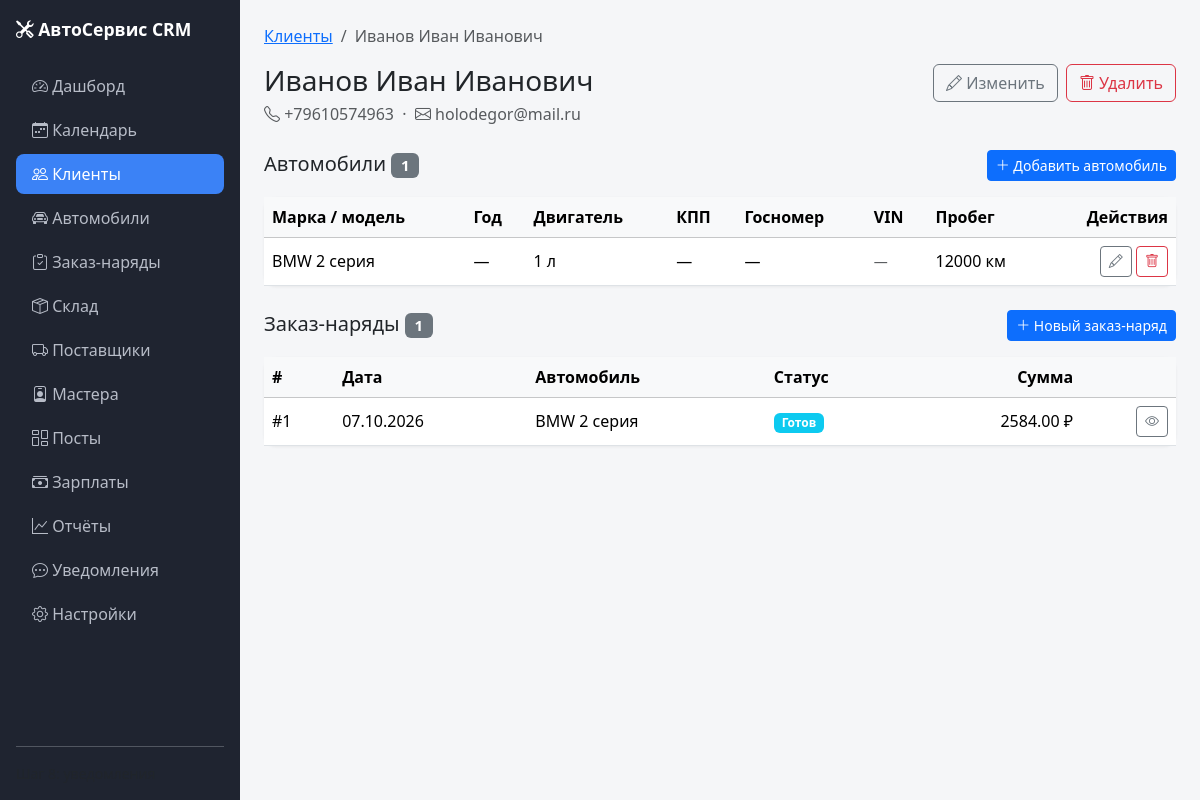
The page /clients/1 on the database its author committed.
### models.py (models this page shows, shortened)
class Client(db.Model):
    __tablename__ = "clients"
    id = db.Column(db.Integer, primary_key=True)
    full_name = db.Column(db.String(200), nullable=False)
    phone = db.Column(db.String(30), nullable=False, unique=True, index=True)
    email = db.Column(db.String(120))
    comment = db.Column(db.Text)
    created_at = db.Column(db.DateTime, default=lambda: datetime.now(timezone.utc))
    cars = db.relationship("Car", backref="client", cascade="all, delete-orphan", lazy=True, order_by="Car.id.desc()")
    orders = db.relationship("Order", backref="client", lazy=True)

class Car(db.Model):
    __tablename__ = "cars"
    id = db.Column(db.Integer, primary_key=True)
    client_id = db.Column(db.Integer, db.ForeignKey("clients.id"), nullable=False, index=True)
    brand = db.Column(db.String(80), nullable=False)
    model = db.Column(db.String(80), nullable=False)
    year = db.Column(db.Integer)
    vin = db.Column(db.String(40), index=True)
    plate = db.Column(db.String(20), index=True)
    mileage = db.Column(db.Integer)
    engine_volume = db.Column(db.String(20))
    transmission = db.Column(db.String(40))
    comment = db.Column(db.Text)
    created_at = db.Column(db.DateTime, default=lambda: datetime.now(timezone.utc))

class Order(db.Model):
    __tablename__ = "orders"
    id = db.Column(db.Integer, primary_key=True)
    client_id = db.Column(db.Integer, db.ForeignKey("clients.id"), nullable=False, index=True)
    car_id = db.Column(db.Integer, db.ForeignKey("cars.id"), nullable=False, index=True)
    status = db.Column(db.String(20), nullable=False, default="new", index=True)
    intake_mileage = db.Column(db.Integer)
    complaint = db.Column(db.Text)
    notes = db.Column(db.Text)
    created_at = db.Column(db.DateTime, default=lambda: datetime.now(timezone.utc))
    closed_at = db.Column(db.DateTime)
    car = db.relationship("Car", backref="orders")
    works = db.relationship(
        "OrderWork",
        backref="order",
        cascade="all, delete-orphan",
        lazy=True,
        order_by="OrderWork.id",
    )
    parts = db.relationship(
        "OrderPart",
        backref="order",
        cascade="all, delete-orphan",
        lazy=True,
        order_by="OrderPart.id",
    )
    @property
    def total_works(self):
        return sum((w.price or 0) for w in self.works)
    @property
    def total_parts(self):
        return sum(((p.quantity or 0) * (p.price or 0)) for p in self.parts)
    @property
    def total(self):
        return self.total_works + self.total_parts
    @property
    def status_label(self):
        return ORDER_STATUSES.get(self.status, self.status)

class OrderWork(db.Model):
    __tablename__ = "order_works"
    id = db.Column(db.Integer, primary_key=True)
    order_id = db.Column(db.Integer, db.ForeignKey("orders.id"), nullable=False, index=True)
    name = db.Column(db.String(200), nullable=False)
    hours = db.Column(db.Float, default=0)
    price = db.Column(db.Float, default=0)
    master = db.Column(db.String(120))
    master_id = db.Column(db.Integer, db.ForeignKey("masters.id"), nullable=True)
    master_obj = db.relationship("Master", backref="works")

class OrderPart(db.Model):
    __tablename__ = "order_parts"
    id = db.Column(db.Integer, primary_key=True)
    order_id = db.Column(db.Integer, db.ForeignKey("orders.id"), nullable=False, index=True)
    name = db.Column(db.String(200), nullable=False)
    quantity = db.Column(db.Float, default=1)
    price = db.Column(db.Float, default=0)
    part_id = db.Column(db.Integer, db.ForeignKey("parts.id"), nullable=True)
    written_off = db.Column(db.Boolean, default=False)
    stock_part = db.relationship("Part", backref="order_parts")

### app.py (the view)
@app.route("/clients/<int:client_id>")
def client_detail(client_id):
    client = db.session.get(Client, client_id)
    if client is None:
        abort(404)
    return render_template("clients/detail.html", client=client)

### app.py (called while the page is built)
@app.context_processor
def inject_globals():
    return {
        "ORDER_STATUSES": ORDER_STATUSES,
        "MOVEMENT_TYPES": MOVEMENT_TYPES,
        "MOVEMENT_COLORS": MOVEMENT_COLORS,
        "APPOINTMENT_STATUSES": APPOINTMENT_STATUSES,
        "APPOINTMENT_COLORS": APPOINTMENT_COLORS,
        "STATUS_COLORS": {
            "new": "secondary",
            "in_progress": "primary",
            "waiting_parts": "warning",
            "done": "info",
            "closed": "success",
            "canceled": "danger",
        },
    }

### templates/clients/detail.html (shortened to what this page needs)
{% extends "base.html" %}
{% block content %}
<nav aria-label="breadcrumb">
    <ol class="breadcrumb">
        <li class="breadcrumb-item"><a href="{{ url_for('clients_list') }}">Клиенты</a></li>
        <li class="breadcrumb-item active">{{ client.full_name }}</li>
    </ol>
</nav>
<div class="d-flex justify-content-between align-items-start mb-4">
    <div>
        <h1 class="h3 mb-1">{{ client.full_name }}</h1>
        <div class="text-muted">
            <i class="bi bi-telephone"></i> {{ client.phone }}
            {% if client.email %}
                &nbsp;·&nbsp; <i class="bi bi-envelope"></i> {{ client.email }}
            {% endif %}
        </div>
    </div>
    <div class="d-flex gap-2">
        <a href="{{ url_for('client_edit', client_id=client.id) }}"
           class="btn btn-outline-secondary">
            <i class="bi bi-pencil"></i> Изменить
        </a>
        <form method="post"
              action="{{ url_for('client_delete', client_id=client.id) }}"
              onsubmit="return confirm('Удалить клиента, все его автомобили и заказы?');">
            <button class="btn btn-outline-danger">
                <i class="bi bi-trash"></i> Удалить
            </button>
        </form>
    </div>
</div>
<div class="d-flex justify-content-between align-items-center mb-3">
    <h2 class="h5 mb-0">Автомобили <span class="badge bg-secondary">{{ client.cars|length }}</span></h2>
    <a href="{{ url_for('car_new', client_id=client.id) }}" class="btn btn-primary btn-sm">
        <i class="bi bi-plus-lg"></i> Добавить автомобиль
    </a>
</div>
<div class="card stat-card mb-4">
    <div class="table-responsive">
        <table class="table table-hover mb-0 align-middle">
            <thead class="table-light">
            <tr>
                <th>Марка / модель</th>
                <th>Год</th>
                <th>Двигатель</th>
                <th>КПП</th>
                <th>Госномер</th>
                <th>VIN</th>
                <th>Пробег</th>
                <th class="text-end">Действия</th>
            </tr>
            </thead>
            <tbody>
            {% for car in client.cars %}
                <tr>
                    <td>{{ car.brand }} {{ car.model }}</td>
                    <td>{{ car.year or "—" }}</td>
                    <td>{{ (car.engine_volume ~ " л") if car.engine_volume else "—" }}</td>
                    <td>{{ car.transmission or "—" }}</td>
                    <td>{{ car.plate or "—" }}</td>
                    <td><small class="text-muted">{{ car.vin or "—" }}</small></td>
                    <td>{{ (car.mileage ~ " км") if car.mileage is not none else "—" }}</td>
                    <td class="text-end">
                        <a href="{{ url_for('car_edit', car_id=car.id) }}"
                           class="btn btn-sm btn-outline-secondary">
                            <i class="bi bi-pencil"></i>
                        </a>
                        <form method="post" class="d-inline"
                              action="{{ url_for('car_delete', car_id=car.id) }}"
                              onsubmit="return confirm('Удалить автомобиль?');">
                            <button class="btn btn-sm btn-outline-danger">
                                <i class="bi bi-trash"></i>
                            </button>
                        </form>
                    </td>
                </tr>
            {% else %}
                <tr>
                    <td colspan="8" class="text-center text-muted py-4">
                        У клиента пока нет автомобилей.
                    </td>
                </tr>
            {% endfor %}
            </tbody>
        </table>
    </div>
</div>
<div class="d-flex justify-content-between align-items-center mb-3">
    <h2 class="h5 mb-0">Заказ-наряды <span class="badge bg-secondary">{{ client.orders|length }}</span></h2>
    <a href="{{ url_for('order_new', client_id=client.id) }}" class="btn btn-primary btn-sm">
        <i class="bi bi-plus-lg"></i> Новый заказ-наряд
    </a>
</div>
<div class="card stat-card">
    <div class="table-responsive">
        <table class="table table-hover mb-0 align-middle">
            <thead class="table-light">
            <tr>
                <th>#</th>
                <th>Дата</th>
                <th>Автомобиль</th>
                <th>Статус</th>
                <th class="text-end">Сумма</th>
                <th class="text-end"></th>
            </tr>
            </thead>
            <tbody>
            {% for order in client.orders|sort(attribute='id', reverse=true) %}
                <tr>
                    <td>#{{ order.id }}</td>
                    <td>{{ order.created_at.strftime("%d.%m.%Y") }}</td>
                    <td>{{ order.car.brand }} {{ order.car.model }}</td>
                    <td>
                        <span class="badge bg-{{ STATUS_COLORS.get(order.status, 'secondary') }}">
                            {{ order.status_label }}
                        </span>
                    </td>
                    <td class="text-end">{{ "%.2f"|format(order.total) }} ₽</td>
                    <td class="text-end">
                        <a href="{{ url_for('order_detail', order_id=order.id) }}"
                           class="btn btn-sm btn-outline-secondary"><i class="bi bi-eye"></i></a>
                    </td>
                </tr>
            {% else %}
                <tr><td colspan="6" class="text-center text-muted py-3">Заказ-нарядов пока нет.</td></tr>
            {% endfor %}
            </tbody>
        </table>
    </div>
</div>
{% endblock %}

### static/css/style.css (style rules this page uses)
body { background: #f5f6f8; font-family: system-ui, -apple-system, "Segoe UI", Roboto, sans-serif; }
.stat-card { border: none; border-radius: .75rem; box-shadow: 0 1px 3px rgba(0, 0, 0, .06); }

### rows shown on the page
Client: full_name "Иванов Иван Иванович", phone "+79610574963", email "holodegor@mail.ru"
Car: brand "BMW", model "2 серия", year "—", engine_volume "1 л", transmission "—", plate "—", vin "—", mileage "12000 км"
Order: id "1", created_at "07.10.2026", car.brand "BMW", car.model "2 серия", status_label "Готов"
OrderWork: total "2584.00"

### other values the page prints
{{ client.cars|length }} "1"
{{ client.orders|length }} "1"
